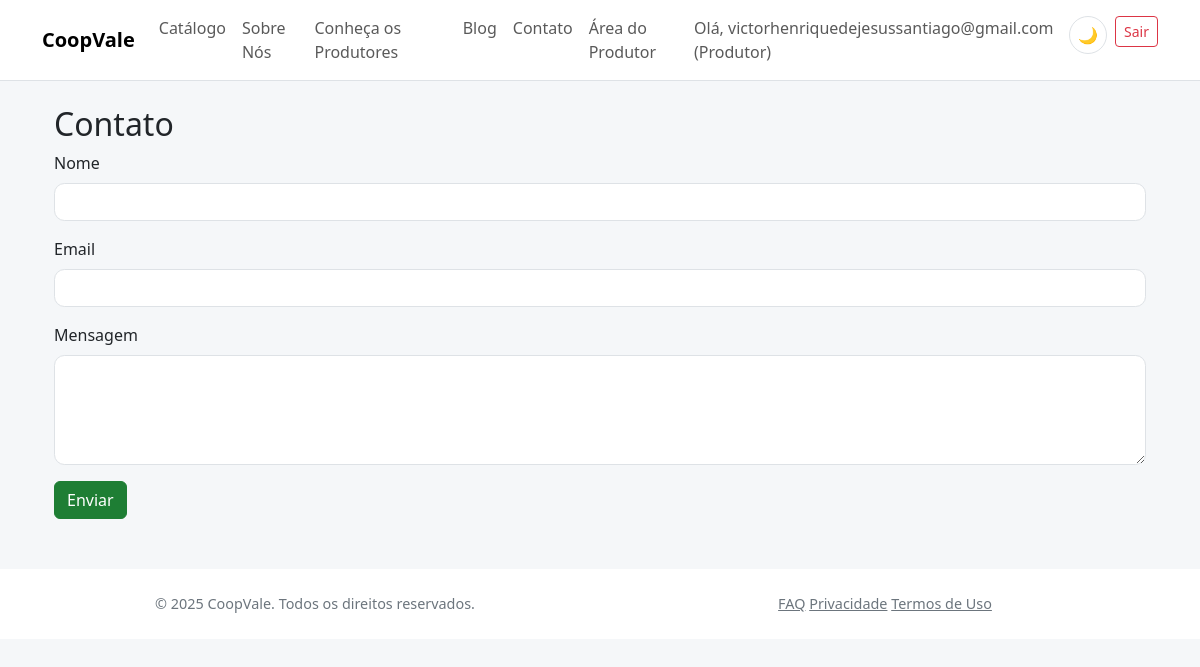
/contato (signed in), run on the app's committed database.
### app/models/core.py (models this page shows, shortened)
class Usuario(db.Model, UserMixin):
    __tablename__ = 'usuarios'
    id = db.Column(db.Integer, primary_key=True)
    email = db.Column(db.String(150), unique=True, nullable=False)
    senha_hash = db.Column(db.String(256), nullable=False)
    tipo_usuario = db.Column(db.String(50), nullable=False, default='visitante')
    ativo = db.Column(db.Boolean, default=True)
    produtor_perfil = db.relationship('Produtor', backref='usuario', uselist=False, lazy=True)
    cliente_perfil = db.relationship('Cliente', backref='usuario', uselist=False, lazy=True)

### app/blueprints/main/routes.py (the view)
@main_bp.route('/contato', endpoint='contato')
def contato():
    return render_template('main/contato.html')

### app/templates/main/contato.html
{% extends 'base.html' %}
{% block content %}
<div class="container mt-4">
  <h2>Contato</h2>
  <form method="POST" action="{{ url_for('main_bp.enviar_contato') }}">
    <div class="mb-3">
      <label for="nome" class="form-label">Nome</label>
      <input type="text" class="form-control" id="nome" name="nome" required>
    </div>
    <div class="mb-3">
      <label for="email" class="form-label">Email</label>
      <input type="email" class="form-control" id="email" name="email" required>
    </div>
    <div class="mb-3">
      <label for="mensagem" class="form-label">Mensagem</label>
      <textarea class="form-control" id="mensagem" name="mensagem" rows="4" required></textarea>
    </div>
    <button type="submit" class="btn btn-success">Enviar</button>
  </form>
</div>
{% endblock %}

### app/templates/base.html (shortened to what this page needs)
<!doctype html>
<html lang="pt-br">
<head>
    <link href="https://cdn.jsdelivr.net/npm/bootstrap@5.3.2/dist/css/bootstrap.min.css" rel="stylesheet">
    <link href="{{ url_for('static', filename='css/theme.css') }}" rel="stylesheet">
</head>
<body>
    <nav class="navbar navbar-expand-lg navbar-light bg-light border-bottom">
        <div class="container">
            <a class="navbar-brand" href="{{ url_for('main_bp.index') }}">CoopVale</a>
            <div class="collapse navbar-collapse" id="navbarNav">
                <ul class="navbar-nav me-auto">
                    <li class="nav-item">
                        <a class="nav-link" href="{{ url_for('produtos_bp.catalogo') }}">Catálogo</a>
                    </li>
                    <li class="nav-item">
                        <a class="nav-link" href="{{ url_for('main_bp.sobre') }}">Sobre Nós</a>
                    </li>
                    <li class="nav-item">
                        <a class="nav-link" href="{{ url_for('main_bp.produtores') }}">Conheça os Produtores</a>
                    </li>
                    <li class="nav-item">
                        <a class="nav-link" href="{{ url_for('main_bp.blog_redirect') }}">Blog</a>
                    </li>
                    <li class="nav-item">
                        <a class="nav-link" href="{{ url_for('main_bp.contato') }}">Contato</a>
                    </li>
                    {% if current_user.is_authenticated and current_user.tipo_usuario == 'produtor' %}
                    <li class="nav-item">
                        <a class="nav-link" href="{{ url_for('produtores.dashboard_home') }}">Área do Produtor</a>
                    </li>
                    {% endif %}
                </ul>
                <ul class="navbar-nav">
                    {% if current_user.is_authenticated %}
                    <li class="nav-item">
                        <span class="navbar-text me-3">
                            Olá, {{ current_user.email }} ({{ current_user.tipo_usuario.capitalize() }})
                        </span>
                    </li>
                    <li class="nav-item me-2">
                        <button class="theme-toggle" id="themeToggle" title="Alternar tema">
                            <span id="themeIcon">🌙</span>
                        </button>
                    </li>
                    <li class="nav-item">
                        <a class="btn btn-sm btn-outline-danger" href="{{ url_for('auth.logout') }}">Sair</a>
                    </li>
                    {% endif %}
                </ul>
            </div>
        </div>
    </nav>
    <div class="container mt-4">
        {% block content %}{% endblock %}
    </div>
    <footer class="footer">
        <div class="container">
            <div class="row">
                <div class="col-md-6 text-center text-md-left">
                    <span class="text-muted">© 2025 CoopVale. Todos os direitos reservados.</span>
                </div>
                <div class="col-md-6 text-center text-md-right">
                    <a href="{{ url_for('main_bp.faq') }}" class="text-muted mr-3">FAQ</a>
                    <a href="{{ url_for('main_bp.privacidade') }}" class="text-muted mr-3">Privacidade</a>
                    <a href="{{ url_for('main_bp.termos') }}" class="text-muted">Termos de Uso</a>
                </div>
            </div>
        </div>
    </footer>
</body>
</html>

### app/static/css/theme.css (style rules this page uses)
:root { --coop-green: #1e7e34; --coop-green-light: #27a844; --coop-green-dark: #155724; --coop-accent: #ffb347; --coop-accent-dark: #ff9f2e; --coop-bg: #f5f7f9; --coop-bg-secondary: #ffffff; --coop-text: #212529; --coop-text-muted: #6c757d; --coop-border: #dee2e6; --coop-card-shadow: rgba(0,0,0,.06); --coop-card-shadow-hover: rgba(0,0,0,.12); --coop-border-radius: .65rem; --coop-table-bg: #eef1f3; }
* { transition: background-color .2s ease, color .2s ease, border-color .2s ease; }
body { background: var(--coop-bg); color: var(--coop-text); }
.navbar-nav { list-style: none; margin: 0; padding: 0; }
.navbar-nav .nav-item { display: inline-block; }
.navbar-nav .nav-link { text-decoration: none; }
.navbar-brand { font-weight:700; }
.navbar.bg-light, .footer { background: var(--coop-bg-secondary)!important; border-color: var(--coop-border)!important; }
.btn-success { background: var(--coop-green); border-color: var(--coop-green); }
.footer { font-size:.9rem; }
.form-control, .form-select { background: var(--coop-bg-secondary); color: var(--coop-text); border: 1px solid var(--coop-border); border-radius: var(--coop-border-radius); }
.text-muted { color: var(--coop-text-muted)!important; }
.theme-toggle { background: var(--coop-bg-secondary); border: 1px solid var(--coop-border); border-radius: 50%; width: 38px; height: 38px; display: flex; align-items: center; justify-content: center; cursor: pointer; transition: all .2s ease; }

### app/templates/base.html (style rules this page uses)
.footer { background-color: #f8f9fa; padding: 24px 0; margin-top: 50px; }

### data on the page
Usuario: email "victorhenriquedejesussantiago@gmail.com", tipo_usuario "Produtor"
